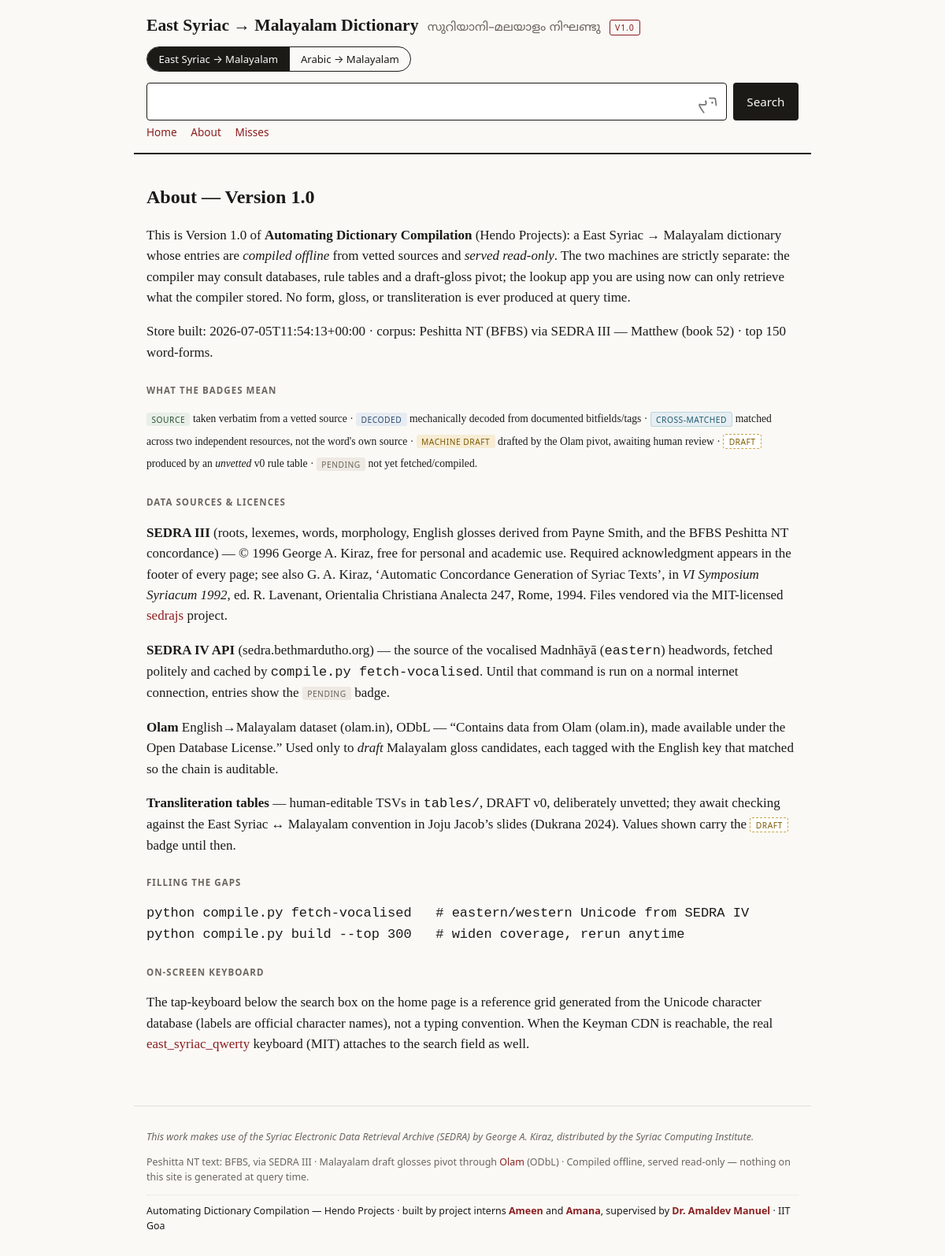
Page /syriac/about on the committed database.
### tables this page shows
CREATE TABLE meta (key TEXT PRIMARY KEY, value TEXT NOT NULL);

### app.py (the view)
    @bp.get("/about")
    def about():
        return render_template("about.html", meta=_meta(db()), cfg=cfg)

### app.py (called while the page is built)
@app.context_processor
def _inject_version() -> dict:
    return {"version": VERSION}

def _dbs() -> dict:
    if "_dbs" not in g:
        g._dbs = {}
    return g._dbs

def db_for(cfg: DictConfig) -> sqlite3.Connection:
    dbs = _dbs()
    if cfg.slug not in dbs:
        if not cfg.db_path.exists():
            raise StoreNotBuilt(cfg.slug)
        con = sqlite3.connect(cfg.db_path)
        con.row_factory = sqlite3.Row
        dbs[cfg.slug] = con
    return dbs[cfg.slug]

@app.teardown_appcontext
def _close_dbs(_exc) -> None:
    dbs = g.pop("_dbs", None)
    if dbs:
        for con in dbs.values():
            con.close()

def _meta(con: sqlite3.Connection) -> dict:
    return dict(con.execute("SELECT key, value FROM meta"))

### dict_registry.py (called while the page is built)
    @property
    def db_path(self) -> Path:
        return ROOT / "data" / self.db_filename

### templates/about.html (shortened to what this page needs)
{% extends "base.html" %}
{% from "_macros.html" import confidence_legend %}
{% block content %}
<h1 class="page-h">About — Version {{ version }}</h1>
<p>This is Version {{ version }} of <strong>Automating Dictionary
Compilation</strong> (Hendo Projects): a {{ meta.get('dict_label','') }}
dictionary whose entries are <em>compiled offline</em> from vetted sources
and <em>served read-only</em>. The two machines are strictly separate: the
compiler may consult databases, rule tables and a draft-gloss pivot; the
lookup app you are using now can only retrieve what the compiler stored. No
form, gloss, or transliteration is ever produced at query time.</p>
<p>Store built: {{ meta.get('built_at','—') }} · corpus:
{{ meta.get('corpus','—') }} · top {{ meta.get('top_n','—') }} word-forms.</p>
<h2 class="lab">What the badges mean</h2>
{{ confidence_legend() }}
<h2 class="lab">Data sources &amp; licences</h2>
{% if cfg.slug == 'syriac' %}
<p><strong>SEDRA III</strong> (roots, lexemes, words, morphology, English
glosses derived from Payne Smith, and the BFBS Peshitta NT concordance) —
© 1996 George A. Kiraz, free for personal and academic use. Required
acknowledgment appears in the footer of every page; see also G. A. Kiraz,
‘Automatic Concordance Generation of Syriac Texts’, in <em>VI Symposium
Syriacum 1992</em>, ed. R. Lavenant, Orientalia Christiana Analecta 247,
Rome, 1994. Files vendored via the MIT-licensed
<a href="https://github.com/peshitta/sedrajs">sedrajs</a> project.</p>
<p><strong>SEDRA IV API</strong> (sedra.bethmardutho.org) — the source of
the vocalised Madnhāyā (<code>eastern</code>) headwords, fetched politely
and cached by <code>compile.py fetch-vocalised</code>. Until that command
is run on a normal internet connection, entries show the
<span class="badge b-pending">pending</span> badge.</p>
<p><strong>Olam</strong> English→Malayalam dataset (olam.in), ODbL —
“Contains data from Olam (olam.in), made available under the Open Database
License.” Used only to <em>draft</em> Malayalam gloss candidates, each
tagged with the English key that matched so the chain is auditable.</p>
<p><strong>Transliteration tables</strong> — human-editable TSVs in
<code>tables/</code>, DRAFT v0, deliberately unvetted; they await checking
against the East Syriac ↔ Malayalam convention in Joju Jacob’s slides
(Dukrana 2024). Values shown carry the <span class="badge b-draft">draft</span>
badge until then.</p>
<h2 class="lab">Filling the gaps</h2>
<pre>python compile.py fetch-vocalised   # eastern/western Unicode from SEDRA IV
python compile.py build --top 300   # widen coverage, rerun anytime</pre>
{% endif %}
<h2 class="lab">On-screen keyboard</h2>
<p>The tap-keyboard below the search box on the home page is a reference
grid generated from the Unicode character database (labels are official
character names), not a typing convention.
{% if cfg.slug == 'syriac' %}When the Keyman CDN is reachable, the real
<a href="https://keyman.com/keyboards/east_syriac_qwerty">east_syriac_qwerty</a>
keyboard (MIT) attaches to the search field as well.{% endif %}</p>
{% endblock %}

### templates/base.html (shortened to what this page needs)
<!doctype html>
<html lang="en">
<head>
<link rel="stylesheet" href="{{ url_for('static', filename='style.css') }}">
</head>
<body>
<header class="site">
  <div class="brand">
    <a class="site-title" href="{{ url_for('.index') }}">{{ meta.get('dict_label','') }} Dictionary</a>
    {% if cfg.slug == 'syriac' %}<span class="site-ml ml">സുറിയാനി–മലയാളം നിഘണ്ടു</span>{% endif %}
    <span class="proto">v{{ version }}</span>
  </div>
  <nav class="dict-toggle" aria-label="Switch dictionary">
    <a href="{{ url_for('syriac.index') }}"
       class="{{ 'active' if cfg.slug == 'syriac' else '' }}">East Syriac → Malayalam</a>
    <a href="{{ url_for('arabic.index') }}"
       class="{{ 'active' if cfg.slug == 'arabic' else '' }}">Arabic → Malayalam</a>
  </nav>
  <form class="search" action="{{ url_for('.search') }}" method="get" autocomplete="off">
    <div class="q-wrap">
      <input id="q" name="q" class="{{ cfg.font_class }} q-input"
             dir="rtl" lang="{{ 'syr' if cfg.slug == 'syriac' else 'ar' }}"
             placeholder="{{ 'ܕܝܢ' if cfg.slug == 'syriac' else 'Search…' }}"
             autocomplete="off" spellcheck="false"
             value="{{ request.args.get('q','') }}">
    </div>
    <button type="submit">Search</button>
  </form>
  <nav class="nav">
    <a href="{{ url_for('.index') }}">Home</a><a href="{{ url_for('.about') }}">About</a><a href="{{ url_for('.misses') }}">Misses</a>
  </nav>
</header>
<main>
{% block content %}{% endblock %}
</main>
<footer>
  {% if cfg.slug == 'syriac' %}
  <p class="ack">This work makes use of the Syriac Electronic Data Retrieval
  Archive (SEDRA) by George A. Kiraz, distributed by the Syriac Computing
  Institute.</p>
  <p>Peshitta NT text: BFBS, via SEDRA III · Malayalam draft glosses pivot
  through <a href="https://olam.in">Olam</a> (ODbL) · Compiled offline,
  served read-only — nothing on this site is generated at query time.</p>
  {% endif %}
  <p class="credit">Automating Dictionary Compilation — Hendo Projects ·
  built by project interns <strong><a href="https://www.linkedin.com/in/ameenthelinguist/"
  target="_blank" rel="noopener">Ameen</a></strong> and
  <strong><a href="https://www.linkedin.com/in/amana-parveen-k/"
  target="_blank" rel="noopener">Amana</a></strong>,
  supervised by <strong>Dr. Amaldev Manuel</strong> · IIT Goa</p>
</footer>
</body>
</html>

### static/style.css (style rules this page uses)
:root { --paper: #faf9f6; --ink: #1c1a17; --rubric: #8a1f1f; --line: #e4e0d8; --muted: #6b665e; --mark: #f3e2c4; --syr-stack: "East Syriac Adiabene", "Noto Sans Syriac Eastern", "Noto Sans Syriac", "Estrangelo Edessa", serif; --ar-stack: "Amiri", "Noto Naskh Arabic", "Noto Sans Arabic", serif; --ml-stack: "Noto Sans Malayalam", "Manjari", sans-serif; --ui: system-ui, -apple-system, "Segoe UI", sans-serif; }
* { box-sizing: border-box; }
body { margin: 0; background: var(--paper); color: var(--ink); font-family: Georgia, "Times New Roman", serif; line-height: 1.55; font-size: 17px; }
main { max-width: 860px; margin: 0 auto; padding: 1.2rem 1rem 3rem; }
a { color: var(--rubric); text-decoration: none; }
.syr { font-family: var(--syr-stack); direction: rtl; unicode-bidi: isolate; }
.ml { font-family: var(--ml-stack); }
.lab { font-family: var(--ui); font-size: .72rem; letter-spacing: .09em; text-transform: uppercase; color: var(--muted); font-weight: 600; margin: 1.6rem 0 .4rem; }
header.site { border-bottom: 2px solid var(--ink); padding: 1rem; max-width: 860px; margin: 0 auto; }
.brand { display: flex; align-items: baseline; gap: .7rem; flex-wrap: wrap; }
.site-title { font-size: 1.35rem; font-weight: 700; color: var(--ink); }
.site-ml { color: var(--muted); font-size: .95rem; }
.proto { font-family: var(--ui); font-size: .66rem; letter-spacing: .08em; text-transform: uppercase; border: 1px solid var(--rubric); color: var(--rubric); padding: .05rem .4rem; border-radius: 3px; }
.dict-toggle { display: inline-flex; font-family: var(--ui); font-size: .82rem; border: 1px solid var(--ink); border-radius: 999px; overflow: hidden; margin: .6rem 0 0; }
.dict-toggle a { padding: .3rem .9rem; color: var(--ink); text-decoration: none; }
.dict-toggle a.active { background: var(--ink); color: var(--paper); }
.search { display: flex; gap: .5rem; margin: .9rem 0 .3rem; }
.q-wrap { position: relative; flex: 1; min-width: 0; }
.q-input { width: 100%; font-size: 1.5rem; padding: .35rem .6rem; border: 1.5px solid var(--ink); border-radius: 4px; background: #fff; }
.search button { font-family: var(--ui); font-size: .95rem; padding: 0 1.1rem; background: var(--ink); color: var(--paper); border: 0; border-radius: 4px; cursor: pointer; }
.nav { display: flex; gap: 1.1rem; font-family: var(--ui); font-size: .85rem; }
.badge { font-family: var(--ui); font-size: .64rem; letter-spacing: .05em; text-transform: uppercase; padding: .1rem .4rem; border-radius: 3px; vertical-align: middle; white-space: nowrap; }
.b-draft { background: #fff; color: #7a5a00; border: 1px dashed #c9a54a; }
.b-pending { background: #eee9e2; color: var(--muted); }
.page-h { font-size: 1.5rem; }
footer { max-width: 860px; margin: 0 auto; padding: 1rem; border-top: 1px solid var(--line); font-family: var(--ui); font-size: .78rem; color: var(--muted); }
footer .ack { font-style: italic; }
footer .credit { margin-top: .6rem; padding-top: .6rem; border-top: 1px dotted var(--line); color: var(--ink); }
footer .credit strong { color: var(--rubric); }

### rows in the picture
meta: get "East Syriac → Malayalam"
meta: get "2026-07-05T11:54:13+00:00"
meta: get "Peshitta NT (BFBS) via SEDRA III — Matthew (book 52)"
meta: get "150"

### other values in the picture
{{ version }} "1.0"
{{ CONFIDENCE_LABELS.get(tier, tier or '—') }} "SOURCE DECODED CROSS-MATCHED MACHINE DRAFT DRAFT PENDING"
